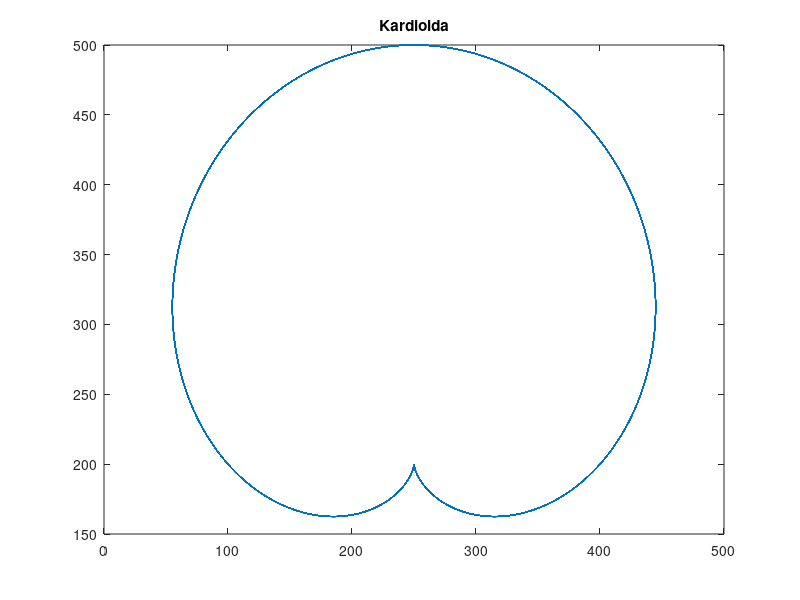

Write MATLAB code to recreate this figure.
%% Kardioida

%% Inicijalizacija

close all
clear all
clc

%%

alfa = 0:0.01:100*pi;
a = 150;
y = a*(1+cos(alfa)).*cos(alfa)+200; % po y koordinati pomereno za 200
x = a*(1+cos(alfa)).*sin(alfa)+250; % po x koordinati pomereno za 250

figure
plot(x,y)
title('Kardioida')